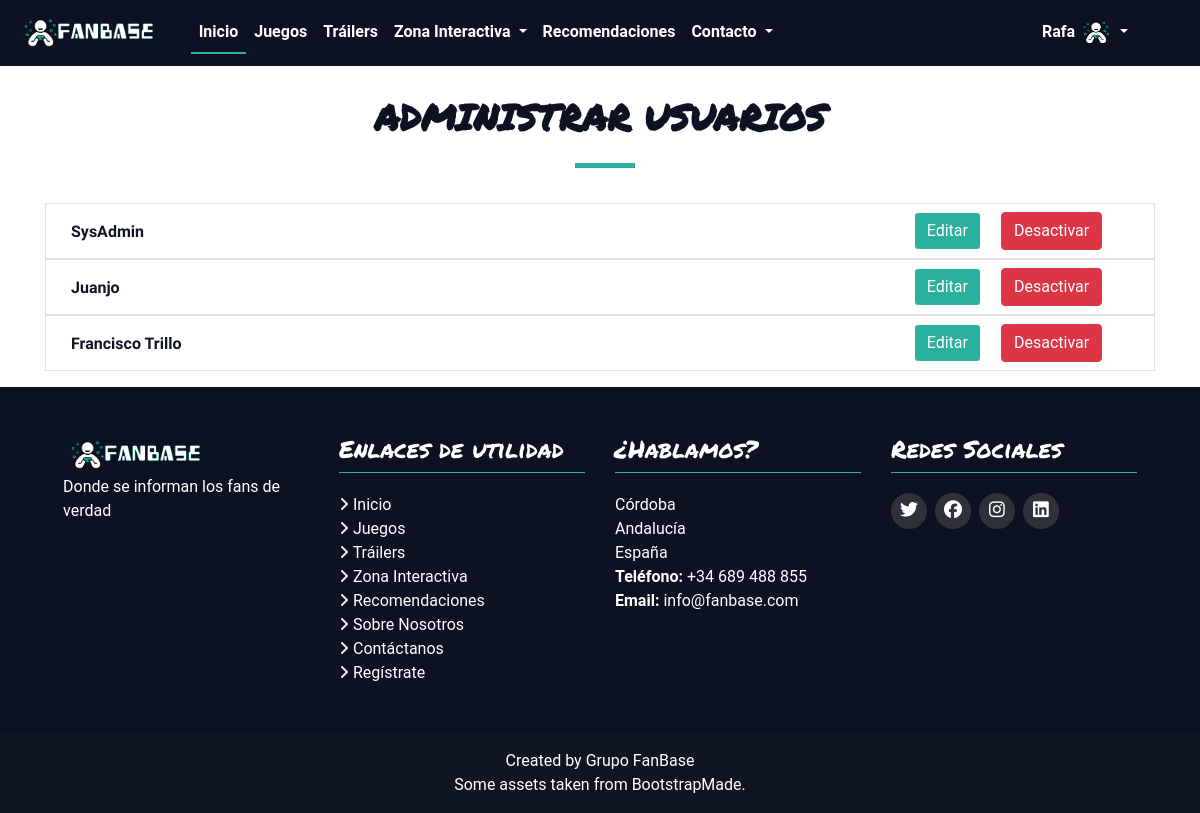
Page /adminUsuarios.php (signed in) on the committed database.
### tables this page shows
CREATE TABLE `usuario` (
  `id` int(11) NOT NULL,
  `usuario` varchar(50) NOT NULL,
  `nombre` varchar(100) NOT NULL,
  `email` varchar(50) NOT NULL,
  `password` varchar(32) NOT NULL,
  `rango` set('admin','user','editor','') NOT NULL,
  `texto` text NOT NULL,
  `activo` tinyint(1) NOT NULL,
  `imagen` varchar(500) NOT NULL,
  `google_id` longtext NOT NULL
);

### Controller/UsuarioController.php (called while the page is built, shortened)
<?php
require_once $_SERVER['DOCUMENT_ROOT'] . '/fanbase/Model/Usuario.php';
class UsuarioController
{
    public static function findAll()
    {
        try {
            $c = new Conexion();
            $c->setAttribute(PDO::ATTR_ERRMODE, PDO::ERRMODE_EXCEPTION);
        } catch (Exception $ex) {
            die('Error fatal, imposible conectar con la base de datos.');
        }
        $sql = "SELECT * FROM usuario";
        $usuarios = $c->query($sql);
        while ($obj = $usuarios->fetch(PDO::FETCH_OBJ)) {
            $u = new Usuario(
                $obj->usuario,
                $obj->nombre,
                $obj->email,
                $obj->password,
                $obj->rango,
                $obj->texto,
                $obj->activo,
                $obj->imagen,
                $obj->google_id
            );
            $u->id = $obj->id;
            $coleccion[] = $u;
        }
        return $coleccion;
    }
}

### Model/Usuario.php (called while the page is built, shortened)
<?php
class Usuario {
    public function __construct($usuario, $nombre, $email, $password, $rango, $texto, $activo,$imagen,$idg) {
        $this->usuario = $usuario;
        $this->nombre = $nombre;
        $this->activo = $activo;
    }
}

### adminUsuarios.php (the view, shortened to what this page needs)
<?php
require_once $_SERVER['DOCUMENT_ROOT'].'/fanbase/Model/Usuario.php';
require_once $_SERVER['DOCUMENT_ROOT'].'/fanbase/Controller/UsuarioController.php';
?>
<!DOCTYPE html>
<html lang="es">
<head>
  <?php
  include("includes/head-tag-contents.php");
      ?>
</head>
<body>
  <?php include("includes/navbar.php");
  ?>
  <main class="container">
    <section class="wow fadeInUp recomendaciones">
      <div class="section-header">
        <h2>Administrar Usuarios</h2>
      </div>
      <div class="justify-content-center">
        <ul class="recomendaciones-list">
          <?php
          $usuarios = UsuarioController::findAll();
          ?>
          <?php
          foreach ($usuarios as $usuario) {
            if($usuario->usuario != $_SESSION['usuario']->usuario) {
          ?>
            <li class="border <?php if($usuario->activo == 0) echo 'bg-dark'; ?>">
              <div id="juegos">
                <div class="row">
                  <div class="col-lg-9">
                    <span class="mt-3 <?php if($usuario->activo == 0) echo 'text-white'; ?>"><?php echo $usuario->nombre; ?></span>
                  </div>
                  <div class="col-lg-3">
                    <button name="edit" class="btn btn-success m-2" data-toggle="modal" data-target="#exampleModal" value="<?php echo $usuario->id;?>">Editar</button>
                    <?php if($usuario->activo == 1) { ?>
                      <form class="d-inline" method="POST" action=""><button name="disable" class="btn btn-danger m-2" value="<?php echo $usuario->id;?>">Desactivar</button></form>
                    <?php } else { ?>
                      <form class="d-inline" method="POST" action=""><button name="enable" class="btn btn-primary m-2" value="<?php echo $usuario->id;?>">Activar</button></form>
                    <?php } ?>
                  </div>
                </div>
              </div>
            </li>
          <?php
            }
          }
          ?>
        </ul>
      </div>
    </section>
  </main>
  <?php include("includes/footer.php"); ?>
</body>
</html>

### assets/css/resume.css (style rules this page uses)
body { font-family: "Roboto", sans-serif; background-color: #fff; color: #2f3138; }
h1, h2, h3, h4, h5, h6 { font-family: "Permanent Marker", cursive; font-weight: 400; margin: 0 0 20px 0; padding: 0; color: #0d1223; }
.section-header { margin-top: 95px; margin-bottom: 35px; position: relative; padding-bottom: 20px; }
.section-header :before { content: ""; position: absolute; display: block; width: 60px; height: 5px; background: #2ab09c; bottom: 0; left: calc(50% - 25px); }
.section-header h2 { font-size: 36px; text-transform: uppercase; text-align: center; font-weight: 700; margin-bottom: 10px; }
.btn-success { background-color: #2ab09c; border-color: white; }
.recomendaciones .recomendaciones-list { padding: 0; list-style: none; }
.recomendaciones .recomendaciones-list li { border-bottom: 1px solid #ddd; padding-left: 25px; }
.recomendaciones .recomendaciones-list span { display: block; position: relative; font-family: "Raleway", sans-serif; font-size: 16px; line-height: 24px; font-weight: 600; padding-right: 20px; color: #101522; }

### rows in the picture
usuario: nombre "SysAdmin", $usuario->id 1 (drawn)
usuario: nombre "Juanjo", $usuario->id 3 (drawn)
usuario: nombre "Francisco Trillo", $usuario->id 4 (drawn)

### other values in the picture
$_SESSION['usuario']->usuario "Rafa"
